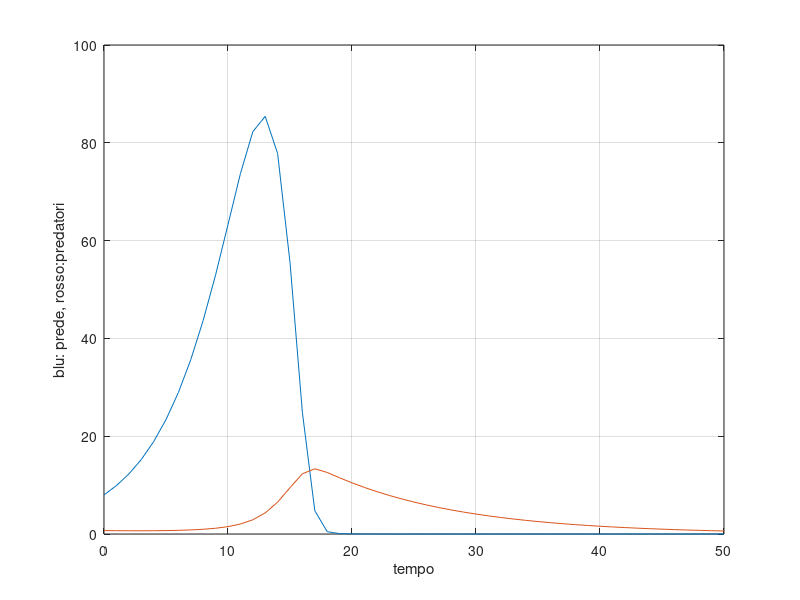

Write the MATLAB code that produced this figure.
clear
clc

%modello preda-predatore

%a=natalità prede, b,c=tasso incontri, d=mortalità predatori
%impongo condizioni iniziali, parametri e grafo tutte e due
%lo faccio a tempo discreto 

% x(k+1)-x(k) = x(k)a - b x(k) y(k)
% y(k+1)-y(k) = c x(k)y(k) -d y(k) 
% x(0) = x0, y(0) = y0

%% inizializzazione delle variabili 
x = zeros (1,50);
y = zeros (1,50);
x(1) = 8;
y(1) = 0.7;
a = 0.3;
b = 0.09;
c = 0.007;
d = 0.09;

%% calcolo popolazioni

for k=1:50
    x(k+1)= x(k) + a*x(k) - b*x(k)*y(k);
    y(k+1)=y(k)+ c*x(k)*y(k) -d*y(k);
end

%% grafico delle prede e dei predatori
tempo = 0:50;
plot(tempo,x)
xlabel('tempo')
ylabel('blu: prede, rosso:predatori')
grid

hold on

plot(tempo,y)

hold off